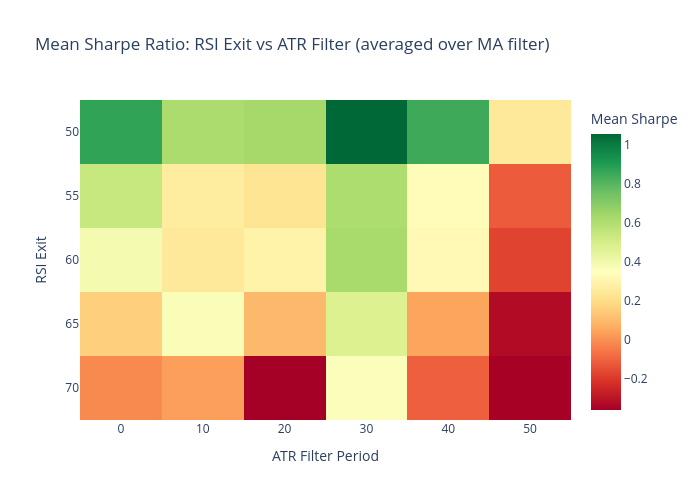

The notebook cell saved with this chart:
### Code cell
# =============================================================================
# HEATMAP: RSI EXIT vs ATR FILTER (averaged over MA filter)
# =============================================================================

heatmap_data_rsi_atr = validation_results.groupby(['rsi_exit', 'atr_filter'])['mean_sharpe'].mean().unstack()

fig = px.imshow(
    heatmap_data_rsi_atr.values,
    labels=dict(x="ATR Filter Period", y="RSI Exit", color="Mean Sharpe"),
    x=heatmap_data_rsi_atr.columns.astype(str),
    y=heatmap_data_rsi_atr.index.astype(str),
    color_continuous_scale='RdYlGn',
    title='Mean Sharpe Ratio: RSI Exit vs ATR Filter (averaged over MA filter)',
    aspect='auto'
)
fig.update_layout(height=500, width=700)
fig.show()

### Figure 1 — Plotly figure (JSON) as saved in the notebook; plotly's stock layout.template omitted (floating-point values rounded to 4 significant figures)
{"data": [{"coloraxis": "coloraxis", "hovertemplate": "ATR Filter Period: %{x}<br>RSI Exit: %{y}<br>Mean Sharpe: %{z}<extra></extra>", "name": "0", "type": "heatmap", "x": ["0", "10", "20", "30", "40", "50"], "xaxis": "x", "y": ["50", "55", "60", "65", "70"], "yaxis": "y", "z": [[0.8709, 0.6132, 0.6303, 1.054, 0.8451, 0.2432], [0.5394, 0.26, 0.2293, 0.6074, 0.3344, -0.1178], [0.3872, 0.2469, 0.2883, 0.6202, 0.3191, -0.1724], [0.1616, 0.3651, 0.09677, 0.4717, 0.04584, -0.3257], [-0.01447, 0.03237, -0.3593, 0.3618, -0.1082, -0.3546]]}], "layout": {"coloraxis": {"colorbar": {"title": {"text": "Mean Sharpe"}}, "colorscale": [[0, "rgb(165,0,38)"], [0.1, "rgb(215,48,39)"], [0.2, "rgb(244,109,67)"], [0.3, "rgb(253,174,97)"], [0.4, "rgb(254,224,139)"], [0.5, "rgb(255,255,191)"], [0.6, "rgb(217,239,139)"], [0.7, "rgb(166,217,106)"], [0.8, "rgb(102,189,99)"], [0.9, "rgb(26,152,80)"], [1, "rgb(0,104,55)"]]}, "height": 500, "title": {"text": "Mean Sharpe Ratio: RSI Exit vs ATR Filter (averaged over MA filter)"}, "width": 700, "xaxis": {"anchor": "y", "domain": [0, 1], "title": {"text": "ATR Filter Period"}}, "yaxis": {"anchor": "x", "autorange": "reversed", "domain": [0, 1], "title": {"text": "RSI Exit"}}}}
